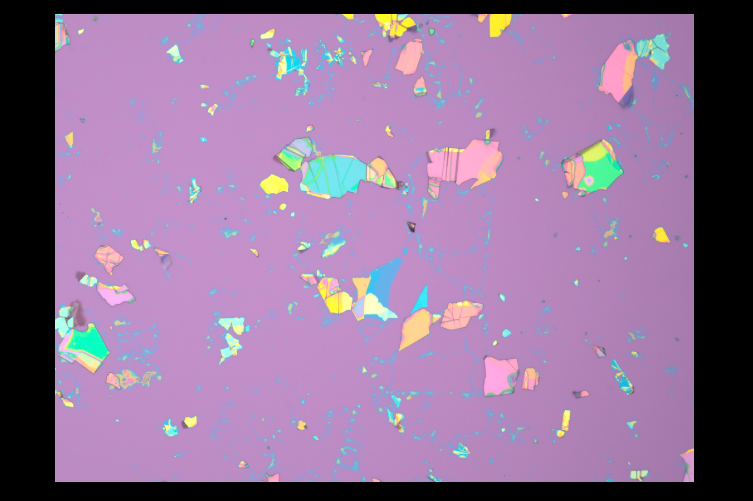
#> input picture TestingEnv/CVTesting/FlakeDetection/images/image1.png, 1506 x 1002 px, given in place of images, which was not available (shown at 1/2 size)
$ python detect_flakes.py --pattern images
#> lines starting #> are read from the running program, lines starting #| are printed output that depends on the picture; after the words box and inside, x2 and y2 are one past the last pixel; in counts of white or black regions, pixels touching at a corner belong together; pictures that were not available may be replaced by others from this repository, and a replacement may not be noted
#!/usr/bin/env python3
"""
Dual-mode flake detector that can run either the lightweight LAB-based heuristic
or the full Flinder SubHunter-style colour/criteria pipeline for graphene.

Usage examples:
    python detect_flakes.py --images images --pattern "imageW*.png"
    python detect_flakes.py --detector flinder --scale-ratio 0.32 --suite

All outputs are written under the directory passed via --output-dir
(defaults to TestingEnv/CVTesting/FlakeDetection/output).
"""

from __future__ import annotations

import argparse
import dataclasses
import glob
import json
from dataclasses import dataclass, field
from pathlib import Path
from typing import Any, Dict, Iterable, List, Sequence, Tuple

import cv2
import numpy as np

from colorpicker import ColorPicker

PROJECT_ROOT = Path(__file__).resolve().parents[3]


# -----------------------------------------------------------------------------
# Data containers and helpers
# -----------------------------------------------------------------------------


@dataclass
class FlakeDetectionConfig:
    """Configuration for the LAB-based detector."""

    target_rgb: Tuple[int, int, int] = (160, 166, 166)
    delta_e_threshold: float = 8.0
    min_area: float = 200.0
    max_area: float = 1_000_000.0
    max_area_ratio: float = 0.35
    max_std_lab: float = 8.0
    max_std_bgr: float = 20.0
    min_solidity: float = 0.8
    min_point_density: float = 0.35
    max_aspect_ratio: float = 15.0
    blur_kernel: int = 7
    morph_kernel: int = 9
    overlay_alpha: float = 0.4
    overlay_fill_color: Tuple[int, int, int] = (0, 0, 255)
    overlay_border_color: Tuple[int, int, int] = (0, 255, 0)


@dataclass
class Flake:
    """Statistics captured for each validated contour."""

    contour: np.ndarray
    bbox: Tuple[int, int, int, int]
    centroid: Tuple[float, float]
    area_px: float
    perimeter_px: float
    solidity: float
    aspect_ratio: float
    point_density: float
    mean_bgr: Tuple[float, float, float]
    std_bgr: Tuple[float, float, float]
    mean_lab: Tuple[float, float, float]
    std_lab: Tuple[float, float, float]
    delta_e: float
    layers: float | None = None
    metadata: Dict[str, Any] = field(default_factory=dict)


@dataclass
class DetectionResult:
    """Full result for an image."""

    image_path: Path
    mask: np.ndarray
    flakes: List[Flake]


def _rgb_to_bgr(rgb: Sequence[int]) -> Tuple[int, int, int]:
    r, g, b = rgb
    return (b, g, r)


def _ensure_odd(value: int) -> int:
    """Median/Gaussian kernels must be odd."""
    return value if value % 2 == 1 else value + 1


def render_overlays(
    image_bgr: np.ndarray,
    flakes: Iterable[Flake],
    *,
    overlay_alpha: float,
    fill_color: Tuple[int, int, int],
    border_color: Tuple[int, int, int],
) -> np.ndarray:
    overlay = image_bgr.copy()
    for flake in flakes:
        cv2.drawContours(overlay, [flake.contour], -1, fill_color, thickness=-1)

    blended = cv2.addWeighted(
        overlay,
        overlay_alpha,
        image_bgr,
        1.0 - overlay_alpha,
        0,
    )

    for idx, flake in enumerate(flakes, start=1):
        x, y, w_box, h_box = flake.bbox
        cv2.rectangle(
            blended,
            (x, y),
            (x + w_box, y + h_box),
            border_color,
            thickness=2,
        )

        label_bits = [f"flake#{idx}", f"area={int(flake.area_px)}"]
        if flake.layers is not None:
            label_bits.append(f"L={int(round(flake.layers))}")
        target_label = flake.metadata.get("target_label")
        if target_label:
            label_bits.append(str(target_label))
        label = " ".join(label_bits)

        text_origin = (x, max(30, y - 10))
        cv2.putText(
            blended,
            label,
            text_origin,
            cv2.FONT_HERSHEY_SIMPLEX,
            0.7,
            border_color,
            thickness=2,
        )
    return blended


# -----------------------------------------------------------------------------
# LAB-based heuristic detector (legacy mode)
# -----------------------------------------------------------------------------


class FlakeDetector:
    """Deterministic colour/geometry driven flake detector."""

    def __init__(self, config: FlakeDetectionConfig):
        self.config = config
        self.target_bgr = np.array(_rgb_to_bgr(config.target_rgb), dtype=np.uint8)
        self.target_lab = cv2.cvtColor(
            self.target_bgr.reshape(1, 1, 3), cv2.COLOR_BGR2LAB
        )[0, 0].astype(np.float32)

    def detect(self, image_path: Path) -> DetectionResult:
        image = cv2.imread(str(image_path), cv2.IMREAD_COLOR)
#> image is the input picture: shape (1002, 1506, 3); mean B, G, R 152, 115.2, 145.5
        if image is None:
            raise ValueError(f"Failed to read image {image_path}")

        filtered = cv2.medianBlur(image, ksize=_ensure_odd(self.config.blur_kernel))
        lab = cv2.cvtColor(filtered, cv2.COLOR_BGR2LAB)
#> lab: shape (1002, 1506, 3); mean of channels 0, 1, 2 132.3, 146.7, 113.4

        mask = self._build_mask(lab)
        contours = self._find_contours(mask)

        flakes: List[Flake] = []
        for contour in contours:
            flake = self._evaluate_contour(contour, image, lab)
            if flake:
                flakes.append(flake)

        return DetectionResult(image_path=image_path, mask=mask, flakes=flakes)

    def _build_mask(self, lab_image: np.ndarray) -> np.ndarray:
        diff = lab_image.astype(np.float32) - self.target_lab
#> diff: shape (1002, 1506, 3) float32; mean of channels 0, 1, 2 -40.5, 20.8, -13.7
        delta = np.linalg.norm(diff, axis=2)
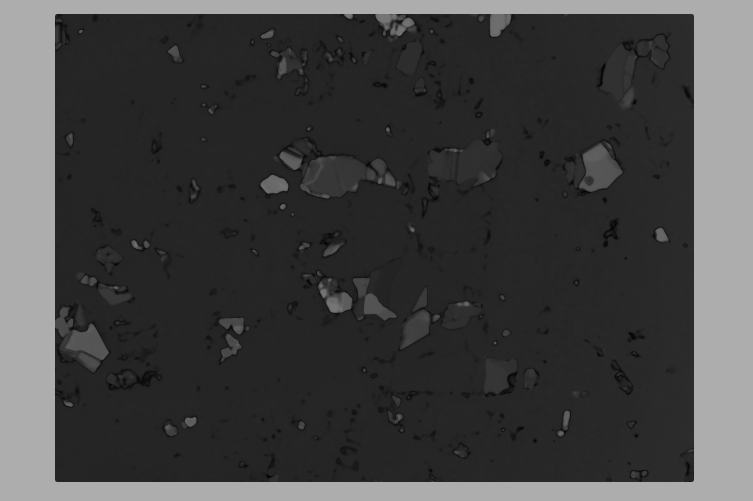
#> delta: shape (1002, 1506) float32 (shown at 1/2 size); min 1, max 173, mean 67
        mask = (delta <= self.config.delta_e_threshold).astype(np.uint8) * 255
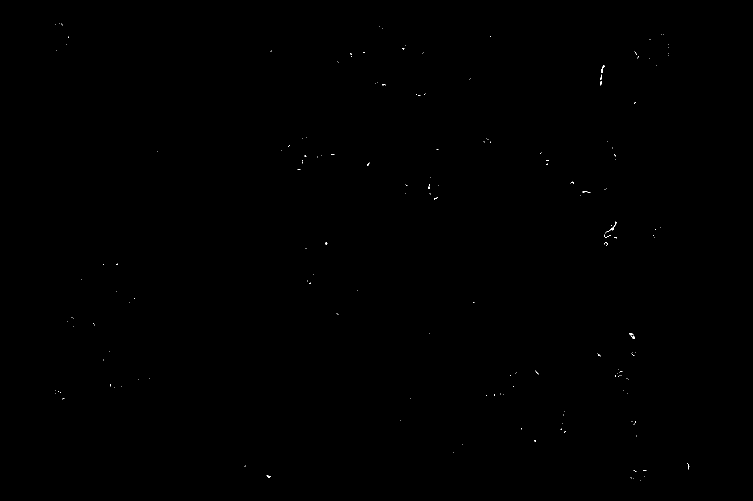
#> mask: shape (1002, 1506) (shown at 1/2 size); 0.05% white in thin lines or dots, all inside (x1, y1, x2, y2) = (110, 46, 1379, 961)

        kernel = cv2.getStructuringElement(
            cv2.MORPH_ELLIPSE,
            (self.config.morph_kernel, self.config.morph_kernel),
        )
        mask = cv2.morphologyEx(mask, cv2.MORPH_CLOSE, kernel, iterations=2)
#> mask: shape (1002, 1506); 0.09% white; 147 white regions (133 under 20 px), largest, box (x1, y1, x2, y2) and area: (1208, 443, 1234, 492) 375, (1231, 739, 1245, 754) 107, (1200, 131, 1209, 171) 89
        mask = cv2.morphologyEx(mask, cv2.MORPH_OPEN, kernel, iterations=1)
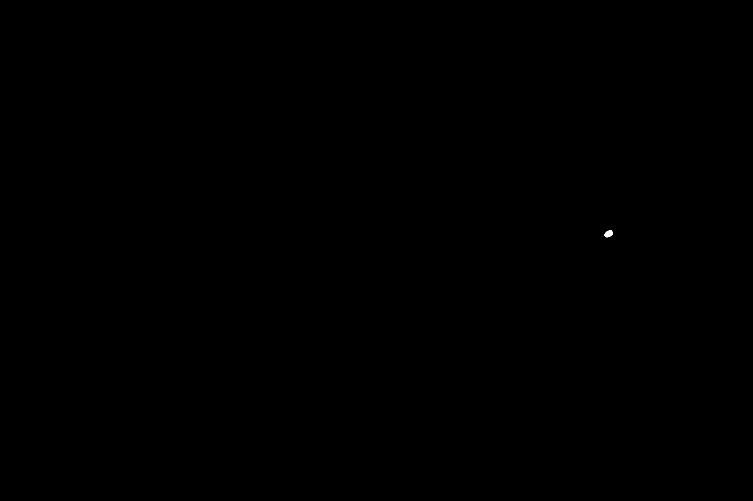
#> mask: shape (1002, 1506) (shown at 1/2 size); 0.01% white; 1 white region, box (x1, y1, x2, y2) and area: (1209, 460, 1225, 475) 170
        mask = cv2.dilate(mask, kernel, iterations=1)
#> mask: shape (1002, 1506); 0.03% white; 1 white region
        return mask

    @staticmethod
    def _find_contours(mask: np.ndarray) -> List[np.ndarray]:
        contours, _ = cv2.findContours(mask, cv2.RETR_EXTERNAL, cv2.CHAIN_APPROX_SIMPLE)
#> contours = 1 contour; box (x1, y1, x2, y2) and area: (1205, 456, 1229, 479) 376
        contours = sorted(contours, key=cv2.contourArea, reverse=True)
        return contours

    def _evaluate_contour(
        self,
        contour: np.ndarray,
        image_bgr: np.ndarray,
        image_lab: np.ndarray,
    ) -> Flake | None:
        area = cv2.contourArea(contour)
        if area < self.config.min_area or area > self.config.max_area:
            return None

        h, w = image_bgr.shape[:2]
        if area > self.config.max_area_ratio * (h * w):
            return None

        perimeter = cv2.arcLength(contour, closed=True)
        if perimeter < 1e-3:
            return None

        mask = np.zeros(image_bgr.shape[:2], dtype=np.uint8)
        cv2.drawContours(mask, [contour], contourIdx=-1, color=255, thickness=-1)

        bgr_mean, bgr_std = cv2.meanStdDev(image_bgr, mask=mask)
        lab_mean, lab_std = cv2.meanStdDev(image_lab, mask=mask)

        bgr_mean = tuple(float(x) for x in bgr_mean.flatten())
        bgr_std = tuple(float(x) for x in bgr_std.flatten())
        lab_mean = tuple(float(x) for x in lab_mean.flatten())
        lab_std = tuple(float(x) for x in lab_std.flatten())

        delta_e = float(np.linalg.norm(np.array(lab_mean) - self.target_lab))
        if delta_e > self.config.delta_e_threshold * 1.35:
            return None
        if max(lab_std) > self.config.max_std_lab:
            return None
        if max(bgr_std) > self.config.max_std_bgr:
            return None

        hull = cv2.convexHull(contour)
        hull_area = cv2.contourArea(hull) + 1e-6
        solidity = area / hull_area
        if solidity < self.config.min_solidity:
            return None

        point_density = len(contour) / (perimeter + 1e-6)
        if point_density < self.config.min_point_density:
            return None

        x, y, bw, bh = cv2.boundingRect(contour)
        aspect_ratio = max(bw, bh) / max(1, min(bw, bh))
        if aspect_ratio > self.config.max_aspect_ratio:
            return None

        moments = cv2.moments(contour)
        if moments["m00"] == 0:
            return None
        cx = moments["m10"] / moments["m00"]
        cy = moments["m01"] / moments["m00"]

        return Flake(
            contour=contour,
            bbox=(int(x), int(y), int(bw), int(bh)),
            centroid=(float(cx), float(cy)),
            area_px=float(area),
            perimeter_px=float(perimeter),
            solidity=float(solidity),
            aspect_ratio=float(aspect_ratio),
            point_density=float(point_density),
            mean_bgr=bgr_mean,
            std_bgr=bgr_std,
            mean_lab=lab_mean,
            std_lab=lab_std,
            delta_e=delta_e,
        )


# -----------------------------------------------------------------------------
# Flinder-inspired graphene detector
# -----------------------------------------------------------------------------


@dataclass
class FlinderCriterion:
    name: str
    use: bool
    min_value: float
    max_value: float


@dataclass
class ManualColorTarget:
    label: str
    rgb: Tuple[int, int, int]
    mask_values: Tuple[float, float, float, float, float, float, float, float]
    layer_hint: float | None
    target_lab: np.ndarray


@dataclass
class FlinderCalibration:
    mask_values: List[Tuple[float, float, float, float, float, float, float, float]]
    criteria: List[FlinderCriterion]
    thickness: np.ndarray
    k: np.ndarray
    b: np.ndarray
    g: np.ndarray
    r: np.ndarray
    k_error: np.ndarray
    b_error: np.ndarray
    g_error: np.ndarray
    r_error: np.ndarray
    layer_or_thickness: int
    number_of_intervals: int
    use_k: bool
    use_b: bool
    use_g: bool
    use_r: bool
    high_contrast: bool

    # [102 lines left out: functions from_folder, color_in_range, criteria_pass, estimate_layers, not called in this run]


@dataclass
class FlinderGrapheneConfig:
    calibration_path: Path
    scale_ratio: float = 0.3  # µm / px
    targeted_size_um2: float = 80.0
    min_contour_area_px: float = 150.0
    max_area_ratio: float = 0.35
    thickness_range: Tuple[float, float] = (0.0, 10.0)
    apply_high_contrast: bool | None = None
    blur_kernel: int = 7
    reference_rgb: Tuple[int, int, int] = (160, 166, 166)
    overlay_alpha: float = 0.45
    overlay_fill_color: Tuple[int, int, int] = (255, 0, 0)
    overlay_border_color: Tuple[int, int, int] = (255, 255, 0)
    color_normalize: bool = True
    delta_e_threshold: float = 50.0
    manual_color_targets: List[ManualColorTarget] = field(default_factory=list)

    # [9 lines left out: function __post_init__, not called in this run]


class FlinderGrapheneDetector:
    """Subset of Flinder's SubHunter logic tuned for offline graphene flakes."""

    # [384 lines left out: functions __init__, detect, _preprocess, _extract_kbgr, _normalize_channels, _make_selection and 10 more, not called in this run]


def _rgb_to_k(rgb: Tuple[int, int, int]) -> int:
    r, g, b = rgb
    return int(round(0.2989 * r + 0.5870 * g + 0.1140 * b))


def _clamp_channel(value: float, width: float) -> Tuple[float, float]:
    return max(0.0, value - width), min(255.0, value + width)


# [62 lines left out: functions _build_manual_target, parse_manual_color_targets, not called in this run]


def collect_image_paths(images_arg: str, pattern: str, suite: bool) -> List[Path]:
    if suite:
        default_dir = Path(__file__).parent / "images"
        return sorted(default_dir.glob("imageW*.png"))

    candidate = Path(images_arg)
    if candidate.is_file():
        return [candidate]
    if candidate.is_dir():
        return sorted(candidate.glob(pattern))

    matches = [Path(p) for p in glob.glob(images_arg)]
    if matches:
        return sorted(matches)

    raise FileNotFoundError(f"No images found for {images_arg}")


# -----------------------------------------------------------------------------
# CLI
# -----------------------------------------------------------------------------


def parse_args() -> argparse.Namespace:
    parser = argparse.ArgumentParser(description="Deterministic + Flinder flake detector")
    parser.add_argument(
        "--detector",
        choices=["lab", "flinder"],
        default="lab",
        help="Which backend to use (lab = legacy heuristic, flinder = graphene)",
    )
    parser.add_argument(
        "--images",
        type=str,
        default="TestingEnv/CVTesting/FlakeDetection/images",
        help="Directory, glob, or single image to analyse",
    )
    parser.add_argument(
        "--pattern",
        type=str,
        default="*.png",
        help="Glob pattern (used only when --images is a directory)",
    )
    parser.add_argument(
        "--suite",
        action="store_true",
        help="Ignore --images/--pattern and process the default imageW* wafer set",
    )
    parser.add_argument(
        "--output-dir",
        type=str,
        default="TestingEnv/CVTesting/FlakeDetection/output",
        help="Directory where overlays/metadata will be saved",
    )
    parser.add_argument(
        "--target-rgb",
        type=int,
        nargs=3,
        metavar=("R", "G", "B"),
        default=(160, 166, 166),
        help="Reference flake colour picked from the microscope images",
    )
    parser.add_argument("--delta-e", type=float, default=8.0)
    parser.add_argument("--min-area", type=float, default=200.0)
    parser.add_argument("--max-area", type=float, default=1_000_000.0)
    parser.add_argument("--max-area-ratio", type=float, default=0.35)
    parser.add_argument("--max-std-lab", type=float, default=8.0)
    parser.add_argument("--max-std-bgr", type=float, default=20.0)
    parser.add_argument("--min-solidity", type=float, default=0.8)
    parser.add_argument("--min-point-density", type=float, default=0.35)
    parser.add_argument("--max-aspect-ratio", type=float, default=15.0)
    parser.add_argument("--blur-kernel", type=int, default=7)
    parser.add_argument("--morph-kernel", type=int, default=9)
    parser.add_argument("--overlay-alpha", type=float, default=0.4)
    parser.add_argument("--save-mask", action="store_true")

    # Flinder-specific options
    parser.add_argument(
        "--calibration-path",
        type=str,
        default="Flinder/Flinder/Materials/Default/Graphene1234",
        help="Path to the Flinder material folder (used with --detector flinder)",
    )
    parser.add_argument(
        "--scale-ratio",
        type=float,
        default=0.3,
        help="Microns per pixel for the captured images (flinder mode)",
    )
    parser.add_argument(
        "--targeted-size-um2",
        type=float,
        default=80.0,
        help="Minimum flake area in µm^2 for the flinder detector",
    )
    parser.add_argument(
        "--min-contour-area",
        type=float,
        default=150.0,
        help="Absolute contour area floor (px) for the flinder detector",
    )
    parser.add_argument(
        "--thickness-range",
        type=float,
        nargs=2,
        metavar=("MIN", "MAX"),
        default=(0.0, 10.0),
        help="Only keep flakes whose estimated layer count is within this interval",
    )
    parser.add_argument(
        "--no-high-contrast",
        action="store_true",
        help="Force high-contrast preprocessing off (flinder detector)",
    )
    parser.add_argument(
        "--force-high-contrast",
        action="store_true",
        help="Force high-contrast preprocessing on (flinder detector)",
    )
    parser.add_argument(
        "--no-color-normalize",
        action="store_true",
        help="Disable per-channel colour normalization (flinder detector)",
    )
    parser.add_argument(
        "--flinder-delta-e",
        type=float,
        default=50.0,
        help="Delta-E filter applied before Flinder masking (0 disables it)",
    )
    parser.add_argument(
        "--manual-color-target",
        action="append",
        default=[],
        metavar="label:R,G,B[:layers]",
        help="Manual colour target (repeat). Example mono:140,150,160:1",
    )
    parser.add_argument(
        "--manual-color-width",
        type=float,
        default=12.0,
        help="Half-width in RGB/K used around each manual colour target",
    )
    parser.add_argument(
        "--pick-color",
        type=str,
        metavar="IMAGE_PATH",
        help="Open the interactive color picker on the provided image and exit",
    )

    return parser.parse_args()


def build_detector(args: argparse.Namespace):
    if args.detector == "lab":
        config = FlakeDetectionConfig(
            target_rgb=tuple(args.target_rgb),
            delta_e_threshold=args.delta_e,
            min_area=args.min_area,
            max_area=args.max_area,
            max_area_ratio=args.max_area_ratio,
            max_std_lab=args.max_std_lab,
            max_std_bgr=args.max_std_bgr,
            min_solidity=args.min_solidity,
            min_point_density=args.min_point_density,
            max_aspect_ratio=args.max_aspect_ratio,
            blur_kernel=args.blur_kernel,
            morph_kernel=args.morph_kernel,
            overlay_alpha=args.overlay_alpha,
        )
        detector = FlakeDetector(config)
        overlay_kwargs = dict(
            overlay_alpha=config.overlay_alpha,
            fill_color=config.overlay_fill_color,
            border_color=config.overlay_border_color,
        )
        return detector, overlay_kwargs

    try:
        manual_targets = parse_manual_color_targets(
            args.manual_color_target,
            args.manual_color_width,
        )
    except ValueError as exc:
        raise SystemExit(str(exc)) from exc

    apply_high_contrast = None
    if args.force_high_contrast:
        apply_high_contrast = True
    elif args.no_high_contrast:
        apply_high_contrast = False

    flinder_config = FlinderGrapheneConfig(
        calibration_path=Path(args.calibration_path),
        scale_ratio=args.scale_ratio,
        targeted_size_um2=args.targeted_size_um2,
        min_contour_area_px=args.min_contour_area,
        thickness_range=tuple(args.thickness_range),
        apply_high_contrast=apply_high_contrast,
        blur_kernel=args.blur_kernel,
        reference_rgb=tuple(args.target_rgb),
        overlay_alpha=args.overlay_alpha,
        overlay_fill_color=(255, 0, 0),
        overlay_border_color=(255, 255, 0),
        color_normalize=not args.no_color_normalize,
        delta_e_threshold=args.flinder_delta_e,
        max_area_ratio=args.max_area_ratio,
        manual_color_targets=manual_targets,
    )
    detector = FlinderGrapheneDetector(flinder_config)
    overlay_kwargs = dict(
        overlay_alpha=flinder_config.overlay_alpha,
        fill_color=flinder_config.overlay_fill_color,
        border_color=flinder_config.overlay_border_color,
    )
    return detector, overlay_kwargs


def run_cli() -> None:
    args = parse_args()
    if args.pick_color:
        picker = ColorPicker(args.pick_color)
        picker.run()
        return
    detector, overlay_kwargs = build_detector(args)

    image_paths = collect_image_paths(args.images, args.pattern, args.suite)
    if not image_paths:
        raise SystemExit("No images found to process.")

    output_dir = Path(args.output_dir)
    output_dir.mkdir(parents=True, exist_ok=True)

    summary: List[Dict[str, object]] = []
    for image_path in image_paths:
        print(f"[INFO] Processing {image_path}")
        result = detector.detect(image_path)
#> the loop in detect, `for contour in contours:` made 1 pass
#> (area in _evaluate_contour, h in _evaluate_contour, w in _evaluate_contour, perimeter in _evaluate_contour, bgr_mean in _evaluate_contour, bgr_std in _evaluate_contour, lab_mean in _evaluate_contour, lab_std in _evaluate_contour) on pass 1: (375.5, 1002, 1506, 76.53, (168.2, 163.8, 169.6), (20.96, 20.34, 35.13), (173.2, 133.5, 125.2), (13.27, 11.43, 16.46))
#> after the loop in detect, `for contour in contours:`: flakes = []

        original = cv2.imread(str(image_path), cv2.IMREAD_COLOR)
        if original is None:
            raise ValueError(f"Failed to re-open image {image_path}")

        overlay = render_overlays(
            original.copy(),
            result.flakes,
            **overlay_kwargs,
        )

        overlay_path = output_dir / f"{image_path.stem}_flakes.png"
        cv2.imwrite(str(overlay_path), overlay)

        if args.save_mask:
            mask_path = output_dir / f"{image_path.stem}_mask.png"
            cv2.imwrite(str(mask_path), result.mask)

        summary.append(
            {
                "image": str(image_path),
                "num_flakes": len(result.flakes),
                "overlay": str(overlay_path),
                "flakes": [
                    {
                        "bbox": {
                            "x": flake.bbox[0],
                            "y": flake.bbox[1],
                            "w": flake.bbox[2],
                            "h": flake.bbox[3],
                        },
                        "centroid": {"x": flake.centroid[0], "y": flake.centroid[1]},
                        "area_px": flake.area_px,
                        "perimeter_px": flake.perimeter_px,
                        "solidity": flake.solidity,
                        "aspect_ratio": flake.aspect_ratio,
                        "point_density": flake.point_density,
                        "mean_bgr": flake.mean_bgr,
                        "std_bgr": flake.std_bgr,
                        "mean_lab": flake.mean_lab,
                        "std_lab": flake.std_lab,
                        "delta_e": flake.delta_e,
                        "layers": flake.layers,
                        "metadata": flake.metadata,
                    }
                    for flake in result.flakes
                ],
            }
        )
        print(f"       -> found {len(result.flakes)} flake(s)")
#|        -> found 0 flake(s)

    summary_path = output_dir / "summary.json"
    with open(summary_path, "w", encoding="utf-8") as handle:
        json.dump(summary, handle, indent=2)
    print(f"[INFO] Summary written to {summary_path}")


if __name__ == "__main__":
    run_cli()
